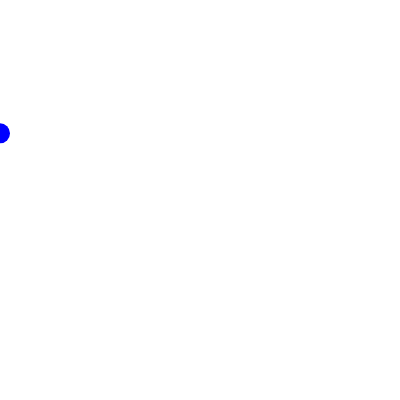
Frame 1 (no input)
Frame 60 (no input): identical to frame 1, image omitted
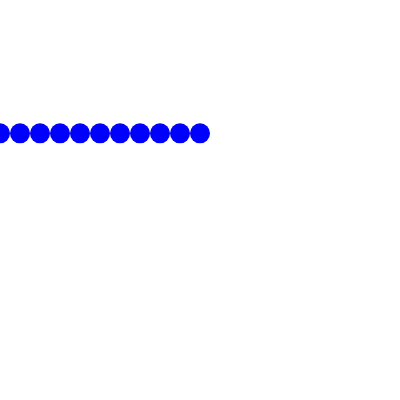
Frame 120 (the mouse pressed at the canvas centre since frame 60)

The p5.js sketch that drew these frames (run headless with seeded random() and noise() and a simulated clock; from frame 60 on, the mouse is pressed at the canvas centre):

// p5.js sketch
// ── sketch.js
function setup() {
  createCanvas(400, 400);
}

function draw() {
  background(255);

  noStroke();

  // Blue circles (top row)
  fill(0, 0, 255);
  let x = 0;
  while (x <= mouseX) {
    circle(x, height / 3, 20);
    x += 20;
  }

  // White circles 
  fill(255);
  let y = 0;
  while (y <= mouseX) {
    circle(y, (2 * height) / 3, 20);
    y += 20;
  }
}
